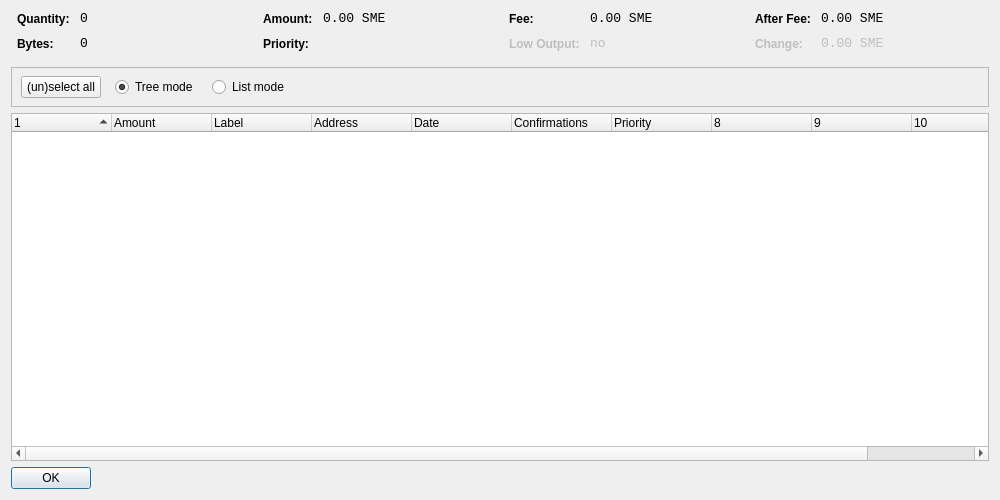
<?xml version="1.0" encoding="UTF-8"?>
<ui version="4.0">
 <class>CoinControlDialog</class>
 <widget class="QDialog" name="CoinControlDialog">
  <property name="geometry">
   <rect>
    <x>0</x>
    <y>0</y>
    <width>1000</width>
    <height>500</height>
   </rect>
  </property>
  <property name="windowTitle">
   <string>Coin Control</string>
  </property>
  <layout class="QVBoxLayout" name="verticalLayout">
   <item>
    <layout class="QHBoxLayout" name="horizontalLayoutTop" stretch="0,0,0,0">
     <property name="topMargin">
      <number>0</number>
     </property>
     <property name="bottomMargin">
      <number>10</number>
     </property>
     <item>
      <layout class="QFormLayout" name="formLayoutCoinControl1">
       <property name="horizontalSpacing">
        <number>10</number>
       </property>
       <property name="verticalSpacing">
        <number>10</number>
       </property>
       <property name="leftMargin">
        <number>6</number>
       </property>
       <property name="rightMargin">
        <number>6</number>
       </property>
       <item row="0" column="0">
        <widget class="QLabel" name="labelCoinControlQuantityText">
         <property name="styleSheet">
          <string notr="true">font-weight:bold;</string>
         </property>
         <property name="text">
          <string>Quantity:</string>
         </property>
        </widget>
       </item>
       <item row="0" column="1">
        <widget class="QLabel" name="labelCoinControlQuantity">
         <property name="font">
          <font>
           <family>Monospace</family>
           <pointsize>10</pointsize>
          </font>
         </property>
         <property name="cursor">
          <cursorShape>IBeamCursor</cursorShape>
         </property>
         <property name="contextMenuPolicy">
          <enum>Qt::ActionsContextMenu</enum>
         </property>
         <property name="text">
          <string notr="true">0</string>
         </property>
         <property name="textInteractionFlags">
          <set>Qt::LinksAccessibleByMouse|Qt::TextSelectableByKeyboard|Qt::TextSelectableByMouse</set>
         </property>
        </widget>
       </item>
       <item row="1" column="0">
        <widget class="QLabel" name="labelCoinControlBytesText">
         <property name="styleSheet">
          <string notr="true">font-weight:bold;</string>
         </property>
         <property name="text">
          <string>Bytes:</string>
         </property>
        </widget>
       </item>
       <item row="1" column="1">
        <widget class="QLabel" name="labelCoinControlBytes">
         <property name="font">
          <font>
           <family>Monospace</family>
           <pointsize>10</pointsize>
          </font>
         </property>
         <property name="cursor">
          <cursorShape>IBeamCursor</cursorShape>
         </property>
         <property name="contextMenuPolicy">
          <enum>Qt::ActionsContextMenu</enum>
         </property>
         <property name="text">
          <string notr="true">0</string>
         </property>
         <property name="textInteractionFlags">
          <set>Qt::LinksAccessibleByMouse|Qt::TextSelectableByKeyboard|Qt::TextSelectableByMouse</set>
         </property>
        </widget>
       </item>
      </layout>
     </item>
     <item>
      <layout class="QFormLayout" name="formLayoutCoinControl2">
       <property name="horizontalSpacing">
        <number>10</number>
       </property>
       <property name="verticalSpacing">
        <number>10</number>
       </property>
       <property name="leftMargin">
        <number>6</number>
       </property>
       <property name="rightMargin">
        <number>6</number>
       </property>
       <item row="0" column="0">
        <widget class="QLabel" name="labelCoinControlAmountText">
         <property name="styleSheet">
          <string notr="true">font-weight:bold;</string>
         </property>
         <property name="text">
          <string>Amount:</string>
         </property>
        </widget>
       </item>
       <item row="0" column="1">
        <widget class="QLabel" name="labelCoinControlAmount">
         <property name="font">
          <font>
           <family>Monospace</family>
           <pointsize>10</pointsize>
          </font>
         </property>
         <property name="cursor">
          <cursorShape>IBeamCursor</cursorShape>
         </property>
         <property name="contextMenuPolicy">
          <enum>Qt::ActionsContextMenu</enum>
         </property>
         <property name="text">
          <string notr="true">0.00 SME</string>
         </property>
         <property name="textInteractionFlags">
          <set>Qt::LinksAccessibleByMouse|Qt::TextSelectableByKeyboard|Qt::TextSelectableByMouse</set>
         </property>
        </widget>
       </item>
       <item row="1" column="0">
        <widget class="QLabel" name="labelCoinControlPriorityText">
         <property name="styleSheet">
          <string notr="true">font-weight:bold;</string>
         </property>
         <property name="text">
          <string>Priority:</string>
         </property>
        </widget>
       </item>
       <item row="1" column="1">
        <widget class="QLabel" name="labelCoinControlPriority">
         <property name="font">
          <font>
           <family>Monospace</family>
           <pointsize>10</pointsize>
          </font>
         </property>
         <property name="cursor">
          <cursorShape>IBeamCursor</cursorShape>
         </property>
         <property name="contextMenuPolicy">
          <enum>Qt::ActionsContextMenu</enum>
         </property>
         <property name="text">
          <string/>
         </property>
         <property name="textInteractionFlags">
          <set>Qt::LinksAccessibleByMouse|Qt::TextSelectableByKeyboard|Qt::TextSelectableByMouse</set>
         </property>
        </widget>
       </item>
      </layout>
     </item>
     <item>
      <layout class="QFormLayout" name="formLayoutCoinControl3">
       <property name="horizontalSpacing">
        <number>10</number>
       </property>
       <property name="verticalSpacing">
        <number>10</number>
       </property>
       <property name="leftMargin">
        <number>6</number>
       </property>
       <property name="rightMargin">
        <number>6</number>
       </property>
       <item row="0" column="0">
        <widget class="QLabel" name="labelCoinControlFeeText">
         <property name="styleSheet">
          <string notr="true">font-weight:bold;</string>
         </property>
         <property name="text">
          <string>Fee:</string>
         </property>
        </widget>
       </item>
       <item row="0" column="1">
        <widget class="QLabel" name="labelCoinControlFee">
         <property name="font">
          <font>
           <family>Monospace</family>
           <pointsize>10</pointsize>
          </font>
         </property>
         <property name="cursor">
          <cursorShape>IBeamCursor</cursorShape>
         </property>
         <property name="contextMenuPolicy">
          <enum>Qt::ActionsContextMenu</enum>
         </property>
         <property name="text">
          <string notr="true">0.00 SME</string>
         </property>
         <property name="textInteractionFlags">
          <set>Qt::LinksAccessibleByMouse|Qt::TextSelectableByKeyboard|Qt::TextSelectableByMouse</set>
         </property>
        </widget>
       </item>
       <item row="1" column="0">
        <widget class="QLabel" name="labelCoinControlLowOutputText">
         <property name="enabled">
          <bool>false</bool>
         </property>
         <property name="styleSheet">
          <string notr="true">font-weight:bold;</string>
         </property>
         <property name="text">
          <string>Low Output:</string>
         </property>
        </widget>
       </item>
       <item row="1" column="1">
        <widget class="QLabel" name="labelCoinControlLowOutput">
         <property name="enabled">
          <bool>false</bool>
         </property>
         <property name="font">
          <font>
           <family>Monospace</family>
           <pointsize>10</pointsize>
          </font>
         </property>
         <property name="cursor">
          <cursorShape>IBeamCursor</cursorShape>
         </property>
         <property name="contextMenuPolicy">
          <enum>Qt::ActionsContextMenu</enum>
         </property>
         <property name="text">
          <string notr="true">no</string>
         </property>
         <property name="textInteractionFlags">
          <set>Qt::LinksAccessibleByMouse|Qt::TextSelectableByKeyboard|Qt::TextSelectableByMouse</set>
         </property>
        </widget>
       </item>
      </layout>
     </item>
     <item>
      <layout class="QFormLayout" name="formLayoutCoinControl4">
       <property name="horizontalSpacing">
        <number>10</number>
       </property>
       <property name="verticalSpacing">
        <number>10</number>
       </property>
       <property name="leftMargin">
        <number>6</number>
       </property>
       <property name="rightMargin">
        <number>6</number>
       </property>
       <item row="0" column="0">
        <widget class="QLabel" name="labelCoinControlAfterFeeText">
         <property name="styleSheet">
          <string notr="true">font-weight:bold;</string>
         </property>
         <property name="text">
          <string>After Fee:</string>
         </property>
        </widget>
       </item>
       <item row="0" column="1">
        <widget class="QLabel" name="labelCoinControlAfterFee">
         <property name="font">
          <font>
           <family>Monospace</family>
           <pointsize>10</pointsize>
          </font>
         </property>
         <property name="cursor">
          <cursorShape>IBeamCursor</cursorShape>
         </property>
         <property name="contextMenuPolicy">
          <enum>Qt::ActionsContextMenu</enum>
         </property>
         <property name="text">
          <string notr="true">0.00 SME</string>
         </property>
         <property name="textInteractionFlags">
          <set>Qt::LinksAccessibleByMouse|Qt::TextSelectableByKeyboard|Qt::TextSelectableByMouse</set>
         </property>
        </widget>
       </item>
       <item row="1" column="0">
        <widget class="QLabel" name="labelCoinControlChangeText">
         <property name="enabled">
          <bool>false</bool>
         </property>
         <property name="styleSheet">
          <string notr="true">font-weight:bold;</string>
         </property>
         <property name="text">
          <string>Change:</string>
         </property>
        </widget>
       </item>
       <item row="1" column="1">
        <widget class="QLabel" name="labelCoinControlChange">
         <property name="enabled">
          <bool>false</bool>
         </property>
         <property name="font">
          <font>
           <family>Monospace</family>
           <pointsize>10</pointsize>
          </font>
         </property>
         <property name="cursor">
          <cursorShape>IBeamCursor</cursorShape>
         </property>
         <property name="contextMenuPolicy">
          <enum>Qt::ActionsContextMenu</enum>
         </property>
         <property name="text">
          <string notr="true">0.00 SME</string>
         </property>
         <property name="textInteractionFlags">
          <set>Qt::LinksAccessibleByMouse|Qt::TextSelectableByKeyboard|Qt::TextSelectableByMouse</set>
         </property>
        </widget>
       </item>
      </layout>
     </item>
    </layout>
   </item>
   <item>
    <widget class="QFrame" name="frame">
     <property name="minimumSize">
      <size>
       <width>0</width>
       <height>40</height>
      </size>
     </property>
     <property name="frameShape">
      <enum>QFrame::StyledPanel</enum>
     </property>
     <property name="frameShadow">
      <enum>QFrame::Sunken</enum>
     </property>
     <widget class="QWidget" name="horizontalLayoutWidget">
      <property name="geometry">
       <rect>
        <x>10</x>
        <y>0</y>
        <width>781</width>
        <height>41</height>
       </rect>
      </property>
      <layout class="QHBoxLayout" name="horizontalLayoutPanel" stretch="0,0,0,0,0">
       <property name="spacing">
        <number>14</number>
       </property>
       <item>
        <widget class="QPushButton" name="pushButtonSelectAll">
         <property name="sizePolicy">
          <sizepolicy hsizetype="Maximum" vsizetype="Fixed">
           <horstretch>0</horstretch>
           <verstretch>0</verstretch>
          </sizepolicy>
         </property>
         <property name="text">
          <string>(un)select all</string>
         </property>
        </widget>
       </item>
       <item>
        <widget class="QRadioButton" name="radioTreeMode">
         <property name="sizePolicy">
          <sizepolicy hsizetype="Maximum" vsizetype="Fixed">
           <horstretch>0</horstretch>
           <verstretch>0</verstretch>
          </sizepolicy>
         </property>
         <property name="text">
          <string>Tree mode</string>
         </property>
         <property name="checked">
          <bool>true</bool>
         </property>
        </widget>
       </item>
       <item>
        <widget class="QRadioButton" name="radioListMode">
         <property name="sizePolicy">
          <sizepolicy hsizetype="Maximum" vsizetype="Fixed">
           <horstretch>0</horstretch>
           <verstretch>0</verstretch>
          </sizepolicy>
         </property>
         <property name="text">
          <string>List mode</string>
         </property>
        </widget>
       </item>
       <item>
        <spacer name="horizontalSpacer">
         <property name="orientation">
          <enum>Qt::Horizontal</enum>
         </property>
         <property name="sizeHint" stdset="0">
          <size>
           <width>40</width>
           <height>20</height>
          </size>
         </property>
        </spacer>
       </item>
      </layout>
     </widget>
    </widget>
   </item>
   <item>
    <widget class="CoinControlTreeWidget" name="treeWidget">
     <property name="contextMenuPolicy">
      <enum>Qt::CustomContextMenu</enum>
     </property>
     <property name="sortingEnabled">
      <bool>false</bool>
     </property>
     <property name="columnCount">
      <number>11</number>
     </property>
     <attribute name="headerShowSortIndicator" stdset="0">
      <bool>true</bool>
     </attribute>
     <attribute name="headerStretchLastSection">
      <bool>false</bool>
     </attribute>
     <column>
      <property name="text">
       <string/>
      </property>
     </column>
     <column>
      <property name="text">
       <string>Amount</string>
      </property>
     </column>
     <column>
      <property name="text">
       <string>Label</string>
      </property>
     </column>
     <column>
      <property name="text">
       <string>Address</string>
      </property>
     </column>
     <column>
      <property name="text">
       <string>Date</string>
      </property>
     </column>
     <column>
      <property name="text">
       <string>Confirmations</string>
      </property>
      <property name="toolTip">
       <string>Confirmed</string>
      </property>
     </column>
     <column>
      <property name="text">
       <string>Priority</string>
      </property>
     </column>
     <column>
      <property name="text">
       <string/>
      </property>
     </column>
     <column>
      <property name="text">
       <string/>
      </property>
     </column>
     <column>
      <property name="text">
       <string/>
      </property>
     </column>
     <column>
      <property name="text">
       <string/>
      </property>
     </column>
    </widget>
   </item>
   <item>
    <widget class="QDialogButtonBox" name="buttonBox">
     <property name="sizePolicy">
      <sizepolicy hsizetype="Maximum" vsizetype="Fixed">
       <horstretch>0</horstretch>
       <verstretch>0</verstretch>
      </sizepolicy>
     </property>
     <property name="orientation">
      <enum>Qt::Horizontal</enum>
     </property>
     <property name="standardButtons">
      <set>QDialogButtonBox::Ok</set>
     </property>
    </widget>
   </item>
  </layout>
 </widget>
 <customwidgets>
  <customwidget>
   <class>CoinControlTreeWidget</class>
   <extends>QTreeWidget</extends>
   <header>coincontroltreewidget.h</header>
  </customwidget>
 </customwidgets>
 <resources/>
 <connections/>
</ui>
